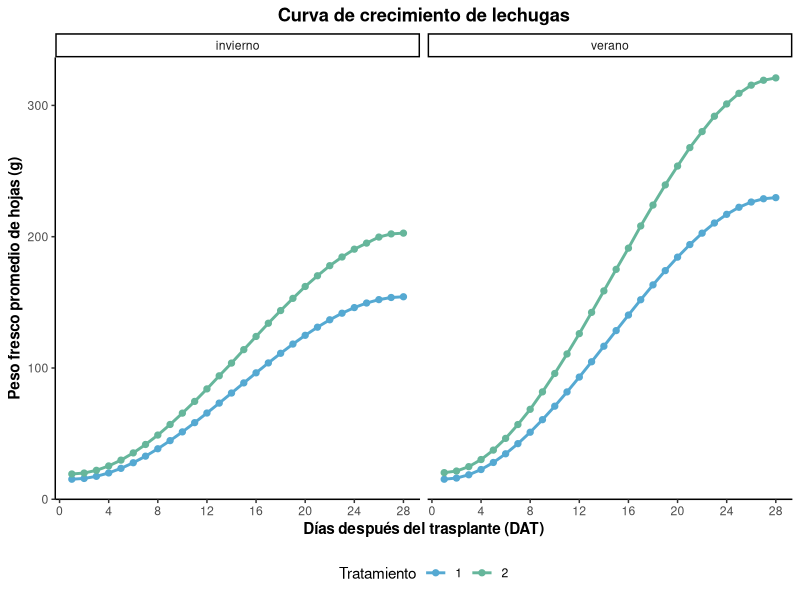

Source code (R):
library(readxl)
library(tidyverse)

lechuga <- read_excel(
  "data/data-raw/data-raw-lechugas.xlsx",
  sheet = "lettuce"
)

View(lechuga)
names(lechuga)


#Promedio de las 8 piscinas dentro de cada repetición:

promedio_rep <- lechuga %>%
  group_by(season, treatment, rep, `date-dat`) %>%
  summarise(
    peso_promedio = mean(`fresh-weight_leaves_g`, na.rm = TRUE),
    .groups = "drop"
  )

promedio_crecimiento <- promedio_rep %>%
  group_by(season, treatment, `date-dat`) %>%
  summarise(
    desviacion = sd(peso_promedio, na.rm = TRUE),
    n = sum(!is.na(peso_promedio)),
    media = mean(peso_promedio, na.rm = TRUE),
    .groups = "drop"
  ) %>%
  mutate(
    peso_promedio = media,
    error_estandar = desviacion / sqrt(n)
  )

#Construcción curva de crecimiento:

grafico_crecimiento <- ggplot(
  promedio_crecimiento,
  aes(
    x = `date-dat`,
    y = peso_promedio,
    color = factor(treatment),
    group = treatment
  )
) +
  geom_ribbon(
    aes(
      ymin = peso_promedio - error_estandar,
      ymax = peso_promedio + error_estandar,
      fill = factor(treatment)
    ),
    alpha = 0.15,
    color = NA
  ) +
  geom_line(linewidth = 1) +
  geom_point(size = 1.8) +
  facet_wrap(~season) +
  scale_color_manual(
    values = c(
      "1" = "#55A9D2",
      "2" = "#66B69B"
    )
  ) +
  scale_fill_manual(
    values = c(
      "1" = "#55A9D2",
      "2" = "#66B69B"
    ),
    guide = "none"
  ) +
  scale_x_continuous(
    breaks = seq(0, 28, 4)
  ) +
  labs(
    title = "Curva de crecimiento de lechugas",
    x = "Días después del trasplante (DAT)",
    y = "Peso fresco promedio de hojas (g)",
    color = "Tratamiento"
  ) +
  theme_classic() +
  theme(
    plot.title = element_text(
      face = "bold",
      hjust = 0.5
    ),
    axis.title = element_text(face = "bold"),
    legend.position = "bottom"
  )

grafico_crecimiento
